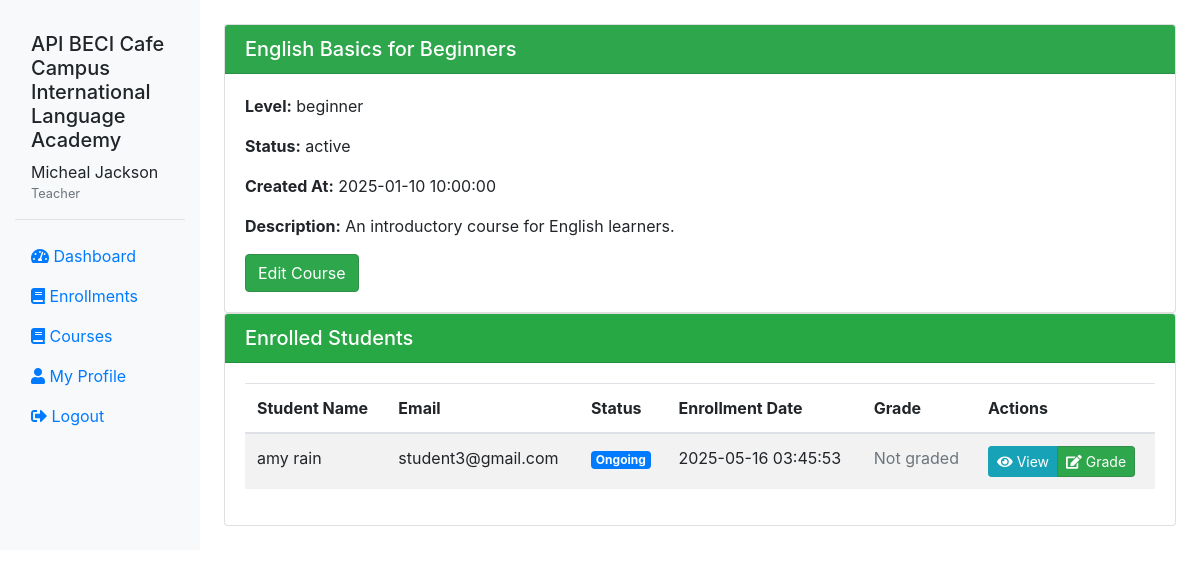
The page /teacher/viewCourse.php?id=1 (signed in) on the database its author committed.
### tables this page shows
CREATE TABLE `users` (
  `user_id` int(11) NOT NULL,
  `username` varchar(50) NOT NULL,
  `password` varchar(255) NOT NULL,
  `email` varchar(100) NOT NULL,
  `first_name` varchar(50) NOT NULL,
  `last_name` varchar(50) NOT NULL,
  `role` enum('admin','teacher','student','librarian') NOT NULL,
  `profile_picture` varchar(255) DEFAULT NULL,
  `bio` text DEFAULT NULL,
  `date_registered` datetime DEFAULT current_timestamp(),
  `last_login` datetime DEFAULT NULL,
  `status` enum('active','inactive','suspended') DEFAULT 'active',
  `reset_token` varchar(255) DEFAULT NULL,
  `reset_expires` datetime DEFAULT NULL
);

CREATE TABLE `courses` (
  `course_id` int(11) NOT NULL,
  `course_code` varchar(20) NOT NULL,
  `title` varchar(100) NOT NULL,
  `description` text DEFAULT NULL,
  `level` enum('beginner','elementary','intermediate','upper-intermediate','advanced','proficiency') NOT NULL,
  `credits` int(11) DEFAULT 1,
  `duration` int(11) DEFAULT NULL COMMENT 'Duration in weeks',
  `creator_id` int(11) NOT NULL COMMENT 'Teacher who created the course',
  `status` enum('active','inactive') DEFAULT 'active' COMMENT 'If inactive, only visible to creator',
  `created_at` datetime DEFAULT current_timestamp(),
  `updated_at` datetime DEFAULT NULL ON UPDATE current_timestamp()
);

CREATE TABLE `enrollments` (
  `enrollment_id` int(11) NOT NULL,
  `student_id` int(11) NOT NULL,
  `course_id` int(11) NOT NULL,
  `teacher_id` int(11) NOT NULL COMMENT 'Teacher teaching this student in this course',
  `enrollment_date` datetime DEFAULT current_timestamp(),
  `status` enum('ongoing','completed','dropped','pending') DEFAULT 'ongoing',
  `completion_date` datetime DEFAULT NULL,
  `final_grade` decimal(5,2) DEFAULT NULL,
  `student_rating` int(11) DEFAULT NULL COMMENT 'Course rating by student (1-5 stars)',
  `rating_date` datetime DEFAULT NULL,
  `schedule_id` int(11) DEFAULT NULL
);

### includes/auth.php (called while the page is built, shortened)
<?php
require_once 'db.php';
require_once 'functions.php';
class Auth {
    public static function isLoggedIn() {
        return isset($_SESSION['user_id']);
    }
    public static function getCurrentUser() {
        $sql = "SELECT * FROM users WHERE user_id = :user_id";
        $user = db()->fetch($sql, ['user_id' => $_SESSION['user_id']]);
        if ($user) {
            unset($user['password']);
        }
        return $user;
    }
    public static function hasRole($roles) {
        $user = self::getCurrentUser();
        return $user['role'] === $roles;
    }
}

### includes/db.php (called while the page is built, shortened)
<?php
class Database {
    private $conn;
    private static $instance = null;
    private function __construct() {
        try {
            $this->conn = new PDO(
                "mysql:host=" . DB_HOST . ";dbname=" . DB_NAME . ";charset=utf8",
                DB_USER,
                DB_PASS,
                [
                    PDO::ATTR_ERRMODE => PDO::ERRMODE_EXCEPTION,
                    PDO::ATTR_DEFAULT_FETCH_MODE => PDO::FETCH_ASSOC,
                    PDO::ATTR_EMULATE_PREPARES => true
                ]
            );
        } catch (PDOException $e) {
            if (DEBUG_MODE) {
                die("Database Connection Error: " . $e->getMessage());
            } else {
                die("Database connection failed. Please try again later.");
            }
        }
    }
    public static function getInstance() {
        if (self::$instance === null) {
            self::$instance = new self();
        }
        return self::$instance;
    }
    public function query($sql, $params = []) {
        try {
            $stmt = $this->conn->prepare($sql);
            $stmt->execute($params);
            return $stmt;
        } catch (PDOException $e) {
            if (DEBUG_MODE) {
                die("Query Error: " . $e->getMessage() . " in query: " . $sql);
            } else {
                die("An error occurred while processing your request.");
            }
        }
    }
    public function fetch($sql, $params = []) {
        $stmt = $this->query($sql, $params);
        return $stmt->fetch();
    }
}
function db() {
    return Database::getInstance();
}

### includes/functions.php (called while the page is built, shortened)
<?php
require_once 'db.php';
require_once 'auth.php';
function formatDate($date, $format = 'Y-m-d H:i:s') {
    return date($format, strtotime($date));
}
function executeQuerySingle($sql, $params = []) {
    $pdo = db()->getConnection();
    $stmt = $pdo->prepare($sql);
    $stmt->execute($params);
    return $stmt->fetch(PDO::FETCH_ASSOC);
}
function executeQueryAll($sql, $params = []) {
    $pdo = db()->getConnection();
    $stmt = $pdo->prepare($sql);
    $stmt->execute($params);
    return $stmt->fetchAll(PDO::FETCH_ASSOC);
}
?>

### teacher/viewCourse.php (the view, shortened to what this page needs)
<?php
require_once '../includes/db.php';
require_once '../includes/functions.php';
require_once '../includes/auth.php';
if (!Auth::isLoggedIn() || !Auth::hasRole('teacher')) {
    setFlashMessage('error', 'You do not have permission to access this page');
    redirect('../user/login.php');
}
$user = Auth::getCurrentUser();
$teacher_id = $user['user_id'];
if (isset($_GET['id'])) {
    $course_id = (int) $_GET['id'];
    $sql = "SELECT c.* FROM courses c
        LEFT JOIN course_teachers ct ON ct.course_id = c.course_id
        LEFT JOIN course_sharing cs ON cs.course_id = c.course_id
        WHERE c.course_id = :course_id
        AND (
            c.creator_id = :teacher_id
            OR ct.teacher_id = :teacher_id
            OR cs.shared_with_id = :teacher_id
        )";
    $course = executeQuerySingle($sql, [
        'course_id' => $course_id,
        'teacher_id' => $teacher_id
    ]);
    $enrolled_students_sql = "
        SELECT e.enrollment_id, e.status, e.enrollment_date, e.final_grade,
               u.user_id, u.first_name, u.last_name, u.email
        FROM enrollments e
        JOIN users u ON e.student_id = u.user_id
        WHERE e.course_id = :course_id
        AND e.status != 'pending' AND e.status != 'dropped'
        ORDER BY u.last_name, u.first_name
    ";
    $enrolled_students = executeQueryAll($enrolled_students_sql, ['course_id' => $course_id]);
} else {
    setFlashMessage('error', 'Course ID is missing.');
    redirect('courses.php');
}
?>
<!DOCTYPE html>
<html>
<head>
    <link rel="stylesheet" href="https://stackpath.bootstrapcdn.com/bootstrap/4.5.2/css/bootstrap.min.css">
    <link rel="stylesheet" href="https://cdnjs.cloudflare.com/ajax/libs/font-awesome/5.15.1/css/all.min.css">
    <link rel="stylesheet" href="public/assets/style.css">
</head>
<body>
    <div class="container-fluid">
        <div class="row">
            <?php include '../includes/sidebar.php'; ?>
            <main class="col-md-9 ms-sm-auto col-lg-10 px-md-4">
                <div class="card mt-4">
                    <div class="card-header bg-primary text-white">
                        <h5 class="mb-0"><?= htmlspecialchars($course['title']) ?></h5>
                    </div>
                    <div class="card-body">
                        <p><strong>Level:</strong> <?= htmlspecialchars($course['level']) ?></p>
                        <p><strong>Status:</strong> <?= htmlspecialchars($course['status']) ?></p>
                        <p><strong>Created At:</strong> <?= formatDate($course['created_at']) ?></p>
                        <p><strong>Description:</strong> <?= nl2br(htmlspecialchars($course['description'])) ?></p>
                        <a href="editCourse.php?id=<?= $course['course_id'] ?>" class="btn btn-primary">Edit Course</a>
                    </div>
                </div>
                <div class="card mb-4">
                    <div class="card-header bg-success text-white">
                        <h5 class="mb-0">Enrolled Students</h5>
                    </div>
                    <div class="card-body">
                        <?php if (count($enrolled_students) > 0): ?>
                            <div class="table-responsive">
                                <table class="table table-striped table-hover">
                                    <thead>
                                        <tr>
                                            <th>Student Name</th>
                                            <th>Email</th>
                                            <th>Status</th>
                                            <th>Enrollment Date</th>
                                            <th>Grade</th>
                                            <th>Actions</th>
                                        </tr>
                                    </thead>
                                    <tbody>
                                        <?php foreach ($enrolled_students as $student): ?>
                                            <tr>
                                                <td><?= htmlspecialchars($student['first_name'] . ' ' . $student['last_name']) ?></td>
                                                <td><?= htmlspecialchars($student['email']) ?></td>
                                                <td>
                                                    <span class="badge badge-<?= $student['status'] === 'completed' ? 'success' : 'primary' ?>">
                                                        <?= ucfirst(htmlspecialchars($student['status'])) ?>
                                                    </span>
                                                </td>
                                                <td><?= formatDate($student['enrollment_date']) ?></td>
                                                <td>
                                                    <?php if ($student['final_grade']): ?>
                                                        <?= $student['final_grade'] ?>%
                                                    <?php else: ?>
                                                        <span class="text-muted">Not graded</span>
                                                    <?php endif; ?>
                                                </td>
                                                <td>
                                                    <div class="btn-group btn-group-sm">
                                                        <a href="viewStudent.php?id=<?= $student['user_id'] ?>&course_id=<?= $course_id ?>" class="btn btn-info">
                                                            <i class="fas fa-eye"></i> View
                                                        </a>
                                                        <a href="updateGrade.php?enrollment_id=<?= $student['enrollment_id'] ?>" class="btn btn-primary">
                                                            <i class="fas fa-edit"></i> Grade
                                                        </a>
                                                    </div>
                                                </td>
                                            </tr>
                                        <?php endforeach; ?>
                                    </tbody>
                                </table>
                            </div>
                        <?php else: ?>
                            <div class="alert alert-info">
                                <i class="fas fa-info-circle"></i> No students are currently enrolled in this course.
                            </div>
                        <?php endif; ?>
                    </div>
                </div>
            </main>
        </div>
    </div>
</body>
</html>

### includes/sidebar.php (shortened to what this page needs)
<?php
$user = Auth::getCurrentUser();
$currentPage = basename($_SERVER['PHP_SELF']);
?>
<nav id="sidebar" class="col-md-3 col-lg-2 d-md-block bg-light sidebar collapse">
    <div class="position-sticky pt-3">
        <div class="sidebar-header p-3 mb-3 border-bottom">
            <h5><?php echo APP_NAME; ?></h5>
            <div class="user-info">
                <div>
                    <?php echo $user['first_name'] . ' ' . $user['last_name']; ?>
                    <small class="d-block text-muted"><?php echo ucfirst($user['role']); ?></small>
                </div>
            </div>
        </div>
        <ul class="nav flex-column">
            <?php if ($user['role'] == 'admin'): ?>
                <li class="nav-item">
                    <a class="nav-link <?php echo $currentPage == 'index.php' ? 'active' : ''; ?>" href="../admin/index.php">
                        <i class="fas fa-tachometer-alt"></i> Dashboard
                    </a>
                </li>
                <li class="nav-item">
                    <a class="nav-link <?php echo $currentPage == 'users.php' && strpos($_SERVER['REQUEST_URI'], 'users') !== false ? 'active' : ''; ?>" href="../admin/users.php">
                        <i class="fas fa-users"></i> Users
                    </a>
                </li>
                <li class="nav-item">
                    <a class="nav-link <?php echo $currentPage == 'courses.php' && strpos($_SERVER['REQUEST_URI'], 'courses') !== false ? 'active' : ''; ?>" href="../admin/courses.php">
                        <i class="fas fa-book"></i> Courses
                    </a>
                </li>
            <?php elseif ($user['role'] == 'teacher'): ?>
                <li class="nav-item">
                    <a class="nav-link <?php echo $currentPage == 'index.php' ? 'active' : ''; ?>" href="../teacher/index.php">
                        <i class="fas fa-tachometer-alt"></i> Dashboard
                    </a>
                <li class="nav-item">
                    <a class="nav-link <?php echo $currentPage == 'enrollments.php' ? 'active' : ''; ?>" href="../teacher/enrollments.php">
                        <i class="fas fa-book"></i> Enrollments
                    </a>
                </li>
                <li class="nav-item">
                    <a class="nav-link <?php echo $currentPage == 'courses.php' ? 'active' : ''; ?>" href="../teacher/courses.php">
                        <i class="fas fa-book"></i> Courses
                    </a>
                </li>
            <?php endif; ?>
            <li class="nav-item">
                <a class="nav-link" href="../user/profile.php">
                    <i class="fas fa-user"></i> My Profile
                </a>
            </li>
            <li class="nav-item">
                <a class="nav-link" href="../user/logout.php">
                    <i class="fas fa-sign-out-alt"></i> Logout
                </a>
            </li>
        </ul>
    </div>
</nav>

### public/assets/style.css (style rules this page uses)
.bg-primary { background-color: #2ea64c !important; }
.btn-primary { color: #fff; background-color: #2ea64c; border-color: #318f48; }

### rows shown on the page
users: first_name "Micheal", last_name "Jackson", role "Teacher"
courses: title "English Basics for Beginners", level "beginner", status "active", created_at "2025-01-10 10:00:00", description "An introductory course for English learners."
enrollments: student.last_name "amy rain", student.email "student3@gmail.com", status "Ongoing", enrollment_date "2025-05-16 03:45:53", shows "Not graded"

### other values the page prints
APP_NAME "API BECI Cafe Campus International Language Academy"
